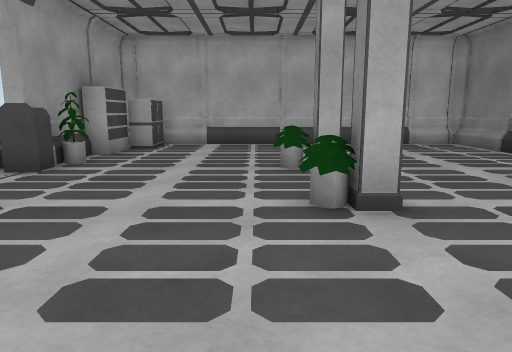
view 1 (above)

16 first-person views from a walk through a Unity game level. The camera is 1.2 m above the floor, tilts 10° down and sees 70° across. The floor is counted in squares, 1 m on a side. Each view is taken from the middle of a square. On the plan, view 1 faces up. The plan holds only what a view shows up to about 15 squares ahead; the rest is blank. The player is left out.

view 2
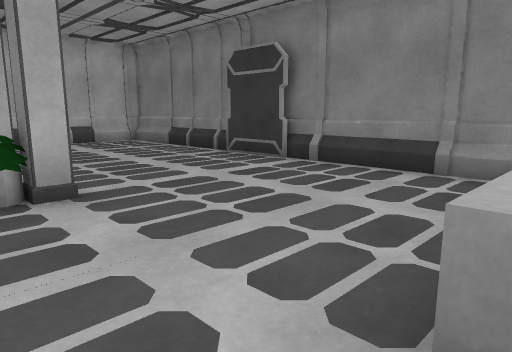

view 3
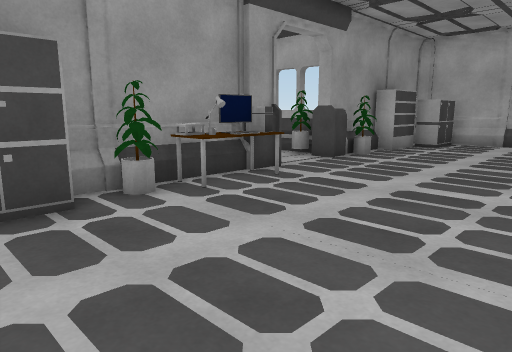

view 4
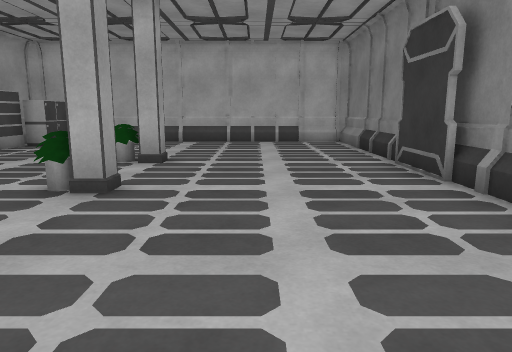

view 5
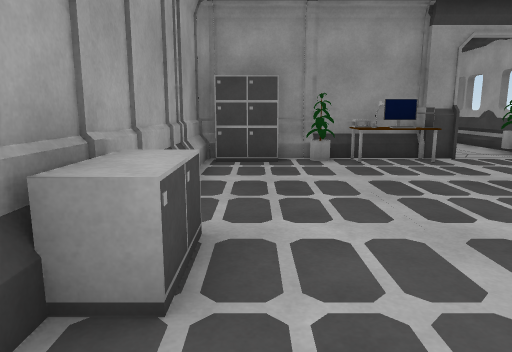

view 6
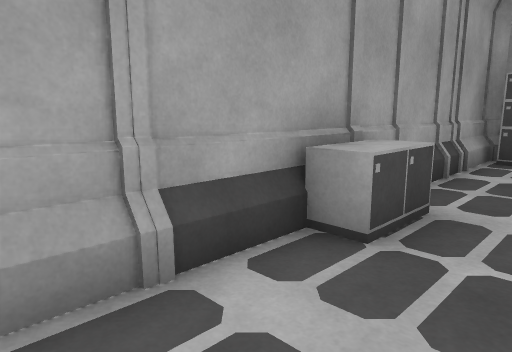

view 7
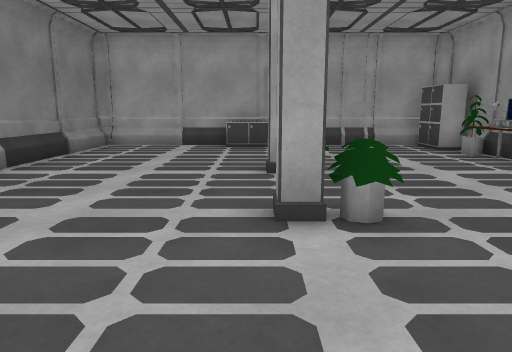

view 8
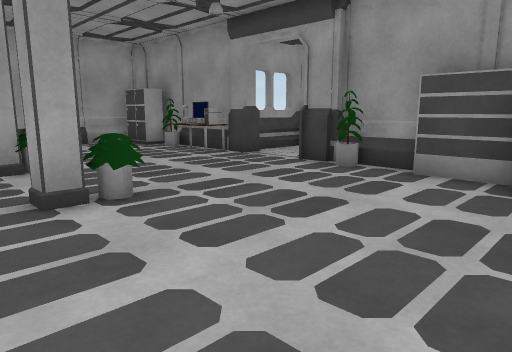

view 9
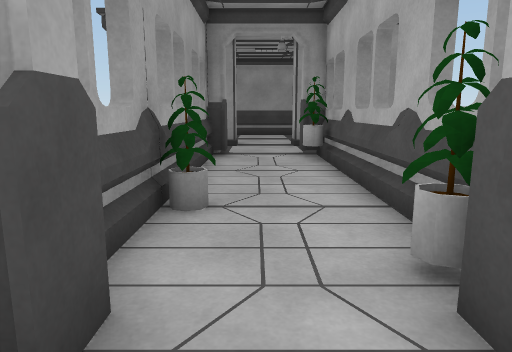

view 10
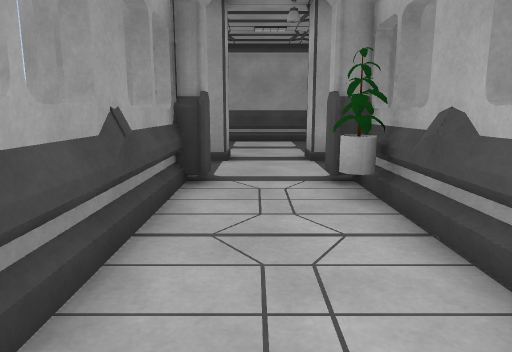

view 11
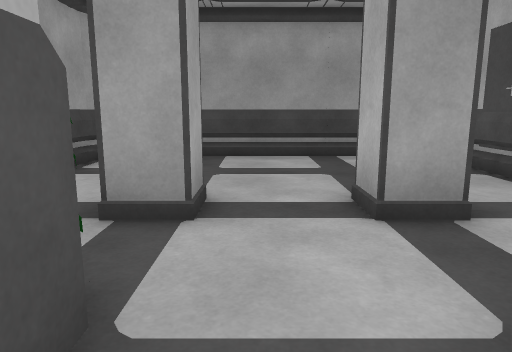

view 12
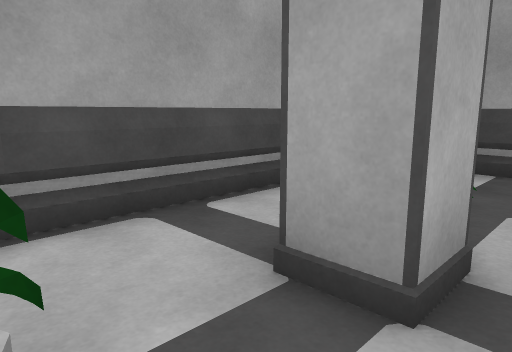

view 13
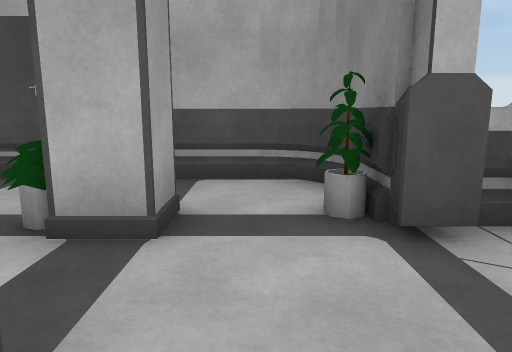

view 14
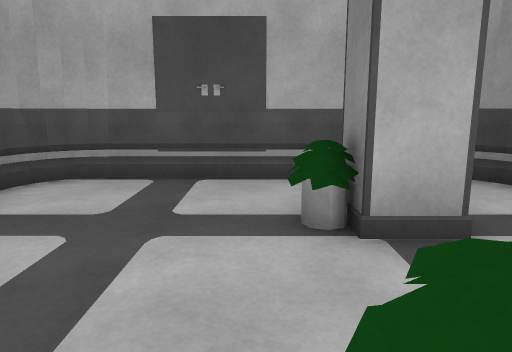

view 15
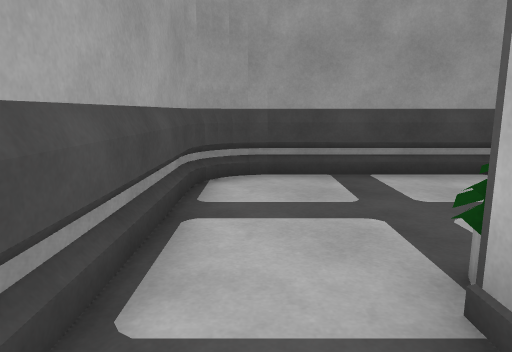

view 16
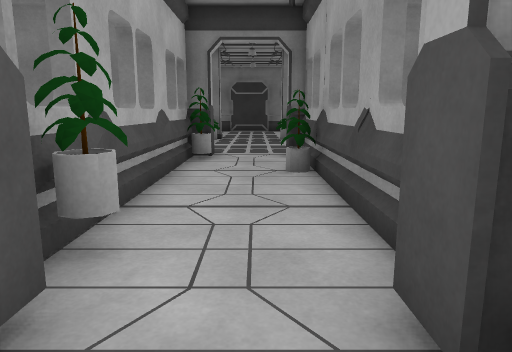

### Floor plan
Ten units are one square. View 1 is at (0, 0); x grows to the right and y downward. Boxes are objects, and circles mark ways between rooms. Rooms are numbered by the first view taken in them; rooms with no view inside come last. Other rooms are left out.
<svg viewBox="-226 -145 308 165">
<path fill="none" stroke="#000" d="M-46 -51 -46 13 -44 15 73 15 77 11 77 -59M-44 -42 -47 -42 -47 15M73 -51 73 -76M77 -78 77 -137 -35 -137M-46 -102 -46 -71M-47 -105 -47 -79M-45 -140 -48 -136M73 -140 -47 -140 -47 -126M-136 -52 -130 -52M-133 -47 -49 -47M-135 -84 -135 -96 -138 -103M-130 -83 -130 -73 -135 -73 -135 -80M-135 -93 -137 -102 -143 -106M-136 -100 -140 -105M-149 -107 -208 -107M-107 -47 -102 -47M-206 -108 -212 -107 -218 -103 -220 -97M-220 -89 -220 -31M-221 -33 -220 -28M-214 -20 -209 -18 -146 -18M-221 -29 -218 -24 -212 -19 -206 -18M-210 -108 -214 -106M-49 -52 -42 -52M-43 -73 -49 -73 -49 -79 -136 -79"/>
<rect x="-45" y="-5" width="10" height="20" fill="#bbb"><title>cabinet</title></rect>
<rect x="-45" y="-25" width="10" height="10" fill="#bbb"><title>other object</title></rect>
<rect x="-45" y="-35" width="10" height="10" fill="#bbb"><title>other object</title></rect>
<rect x="-45" y="-45" width="10" height="10" fill="#bbb"><title>computer</title></rect>
<rect x="-45" y="-95" width="10" height="10" fill="#bbb"><title>other object</title></rect>
<rect x="-45" y="-125" width="10" height="20" fill="#bbb"><title>shelf</title></rect>
<rect x="-45" y="-135" width="10" height="10" fill="#bbb"><title>cabinet</title></rect>
<rect x="-35" y="-35" width="10" height="10" fill="#bbb"><title>other object</title></rect>
<rect x="5" y="-45" width="10" height="10" fill="#bbb"><title>other object</title></rect>
<rect x="5" y="-85" width="20" height="10" fill="#bbb"><title>pillar</title></rect>
<rect x="15" y="5" width="20" height="10" fill="#bbb"><title>cabinet</title></rect>
<rect x="15" y="-55" width="10" height="10" fill="#bbb"><title>pillar</title></rect>
<rect x="-185" y="-55" width="10" height="10" fill="#bbb"><title>other object</title></rect>
<rect x="-185" y="-85" width="10" height="10" fill="#bbb"><title>other object</title></rect>
<rect x="-175" y="-55" width="20" height="10" fill="#bbb"><title>pillar</title></rect>
<rect x="-175" y="-85" width="20" height="10" fill="#bbb"><title>pillar</title></rect>
<rect x="-145" y="-55" width="10" height="10" fill="#bbb"><title>other object</title></rect>
<rect x="-145" y="-85" width="10" height="10" fill="#bbb"><title>other object</title></rect>
<rect x="-125" y="-75" width="10" height="10" fill="#bbb"><title>other object</title></rect>
<rect x="-85" y="-55" width="10" height="10" fill="#bbb"><title>other object</title></rect>
<rect x="-65" y="-75" width="10" height="10" fill="#bbb"><title>other object</title></rect>
<circle cx="-40" cy="-65" r="3" fill="#2a7"/>
<text x="10" y="-60">1</text>
<text x="-160" y="-60">2</text>
</svg>
Room 1 opens to room 2.

Where each view was taken, in squares from view 1:
view 1: 0 up, 0 right, facing up
view 2: 1 down, 0 right, facing up-right
view 3: 1 down, 1 right, facing up-left
view 4: 1 down, 4 right, facing up
view 5: 0 up, 5 right, facing left
view 6: 1 up, 6 right, facing down-left
view 7: 12 up, 2 right, facing down
view 8: 13 up, 3 right, facing down-left
view 9: 6 up, 3 left, facing left
view 10: 6 up, 7 left, facing left
view 11: 6 up, 12 left, facing left
view 12: 6 up, 14 left, facing down-left
view 13: 4 up, 15 left, facing up
view 14: 4 up, 18 left, facing up
view 15: 3 up, 15 left, facing left
view 16: 6 up, 15 left, facing right
